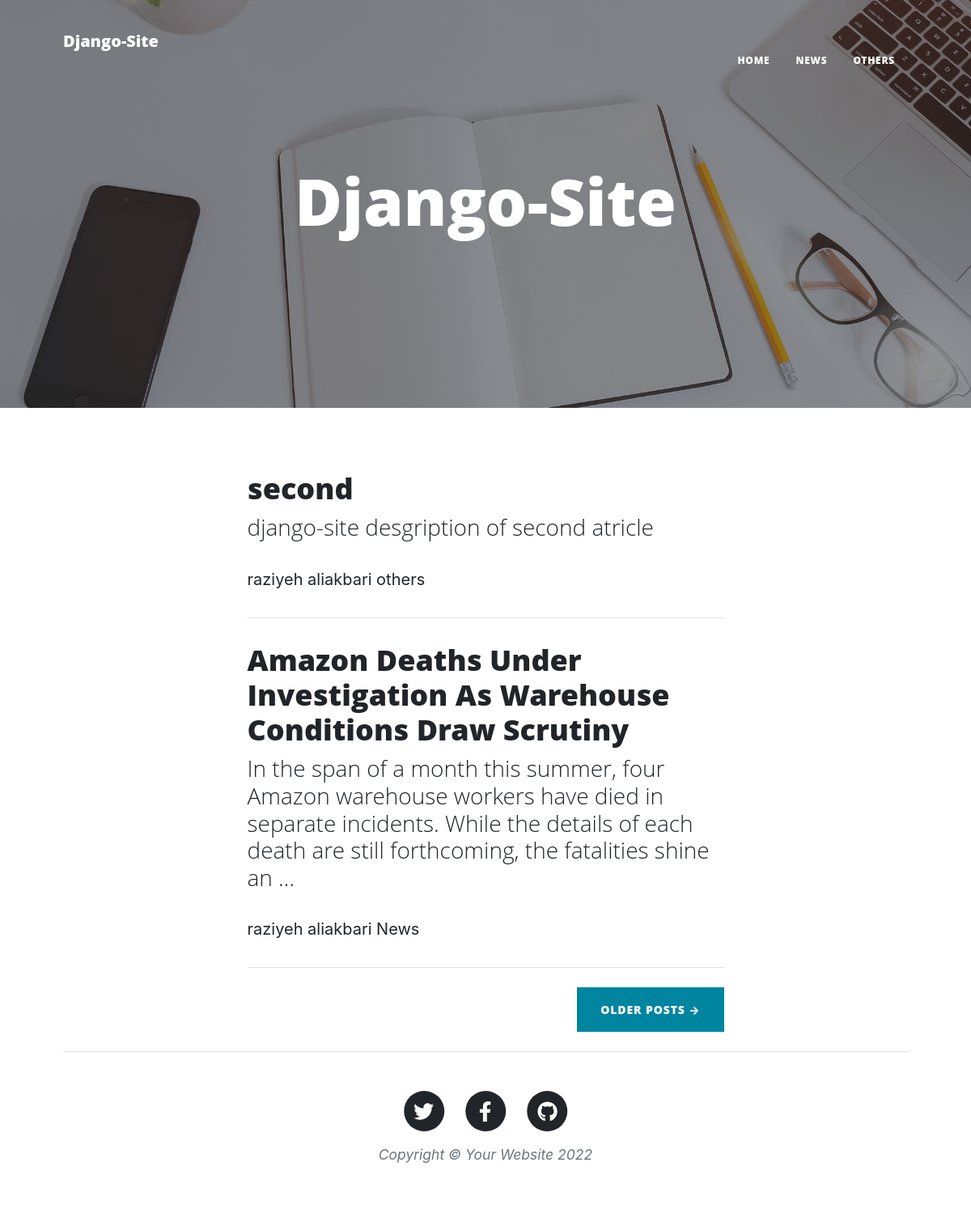
The page / on the database its author committed.
### blog/models.py (models this page shows, shortened)
class Category(models.Model):
    title=models.CharField(max_length=100 ,verbose_name ="عنوان دسته بندی")
    slug=models.SlugField(max_length=50,unique=True, verbose_name="ادرس دسته بندی")
    status=models.BooleanField(verbose_name="ایا ذخیره شود؟")
    parent =models.ForeignKey('self',default=None,null=True ,
    blank=True,on_delete=models.SET_NULL,related_name='children',verbose_name='زیر مجموعه')
    position =models.IntegerField(verbose_name="وضعیت")
    class Meta():
        verbose_name ="دسته بندی"
        verbose_name_plural ="دسته بندی ها"
        ordering=['parent__id','position']
    objects = CategoryManager()

class Article(models.Model):
    STATUS_CHOICES = (
        ('d','پیش نویس'),
        ('p','منتشر شده'),
    )
    author =models.ForeignKey(User,null=True,on_delete=models.SET_NULL,related_name='articles',verbose_name='نویسنده')
    title=models.CharField(max_length=100 ,verbose_name ="عنوان مقاله")
    slug=models.SlugField(max_length=50,unique=True, verbose_name="ادرس")
    category =models.ManyToManyField(Category,verbose_name="نوع دسته بندی",related_name="articles")
    descriptoin=models.TextField(verbose_name="توضیحات مقاله")
    thumnail=models.ImageField(upload_to='images', verbose_name="عکس مقاله")
    status=models.CharField(max_length=1,choices=STATUS_CHOICES,verbose_name="وضعیت مقاله")
    class Meta():
        verbose_name ="مقاله"
        verbose_name_plural ="مقالات"
    objects =ArticleManager()

### blog/views.py (the view)
# urls.py: path('',ArticleList.as_view(), name="home"),
class ArticleList(ListView):
    queryset = Article.objects.published()
    paginate_by =2

### blog/models.py (called while the page is built)
    def active(self):
        return self.filter(status=True)

### blog/templatetags/base_tages.py (called while the page is built)
@register.simple_tag
def title():
    return 'Django-Site'

@register.inclusion_tag("blog/partials/category_navbar.html")
def category_navbar():
    return { 'category' : Category.objects.filter(status=True)}

### blog/templates/blog/article_list.html (shortened to what this page needs)
 {% extends 'blog/list.html' %}
  {% block next_page_url %}
{% url 'blog:home'  page_obj.next_page_number %}{% endblock %}

### blog/templates/blog/list.html (shortened to what this page needs)
{% extends 'blog/base.html' %}
{% load static %}
{% block main %}
<header class="masthead" style="background-image: url('{% static "blog\assets\img\home-bg.jpg" %}')">
   <div class="container position-relative px-4 px-lg-5">
       <div class="row gx-4 gx-lg-5 justify-content-center">
           <div class="col-md-10 col-lg-8 col-xl-7">
               <div class="site-heading">
                   <h1>Django-Site</h1>
               </div>
           </div>
       </div>
   </div>
</header>
<div class="container px-4 px-lg-5">
   <div class="row gx-4 gx-lg-5 justify-content-center">
       <div class="col-md-10 col-lg-8 col-xl-7">
       {% for article in object_list %}
           <div class="post-preview">
               <a href="{% url 'blog:detail' article.slug %}">
                   <h2 class="post-title">{{article.title}}</h2>
                       <h3 class="post-subtitle">{{article.descriptoin|truncatewords:30}}</h3>
               </a>
               <p class="post-meta">
                   <div>
                     <a href="{% url 'blog:author' article.author %}">{{article.author.get_full_name}}</a>
                     {% for cat in article.category.active %}
                     <a href="{% url 'blog:category' cat.slug %}">{{cat.title}}
                     {% endfor %}
                     </a>
                    </div>
               </p>
           </div>
           <hr class="my-4" />
       {% endfor %}
       {% if is_paginated %}
       <div class="d-flex justify-content-end mb-4">
       {% if page_obj.has_next %}
         <a class="btn btn-primary text-uppercase" href="{% block next_page_url %}{% endblock %}">Older Posts &rarr;</a></div>
       {% endif %}
       {% endif %}
   </div>
</div>
{% endblock %}

### blog/templates/blog/partials/category_navbar.html (shortened to what this page needs)
{% load base_tages %}
  <div class="collapse navbar-collapse navsub" id="navbarResponsive">
    <ul class="navbar-nav ms-auto py-4 py-lg-0">
        <li class="nav-item"><a class="nav-link px-lg-3 py-3 py-lg-4" href="{% url 'blog:home' %}">Home</a></li>
          {% for cat in category %}
          {% if cat.parent == None %}
             <ul class="navbar-nav ms-auto py-4 py-lg-0">
              <li class="nav-item"><a class="nav-link px-lg-3 py-3 py-lg-4" href="{% url 'blog:category' cat.slug %}">{{cat.title}}</a>
        </li>
            {% endif %}
            {% endfor %}
    </ul>
  </div>

### rows shown on the page
Category: title "NEWS", title "News"
Category: title "OTHERS", title "others"
Article: title "second", descriptoin "django-site desgription of second atricle", author.get_full_name "raziyeh aliakbari"
Article: title "Amazon Deaths Under Investigation As Warehouse Conditions Draw Scrutiny", descriptoin "In the span of a month this summer, four Amazon warehouse workers have died in separate incidents. While the details of each death are still forthcoming, the fatalities shine an …", author.get_full_name "raziyeh aliakbari"
